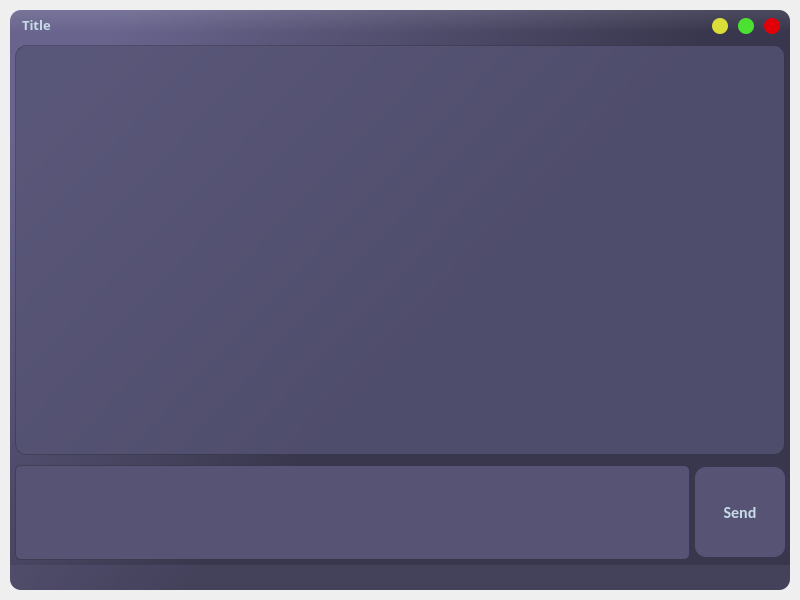
<?xml version="1.0" encoding="UTF-8"?>
<ui version="4.0">
 <class>chat_qwidget</class>
 <widget class="QWidget" name="chat_qwidget">
  <property name="geometry">
   <rect>
    <x>0</x>
    <y>0</y>
    <width>800</width>
    <height>600</height>
   </rect>
  </property>
  <property name="minimumSize">
   <size>
    <width>800</width>
    <height>600</height>
   </size>
  </property>
  <property name="font">
   <font>
    <family>Candara</family>
    <pointsize>10</pointsize>
   </font>
  </property>
  <property name="windowTitle">
   <string>Form</string>
  </property>
  <property name="styleSheet">
   <string notr="true">border: none;
border-radius: 11px;</string>
  </property>
  <layout class="QVBoxLayout" name="chat_qwidget_vlayout">
   <property name="spacing">
    <number>0</number>
   </property>
   <property name="leftMargin">
    <number>10</number>
   </property>
   <property name="topMargin">
    <number>10</number>
   </property>
   <property name="rightMargin">
    <number>10</number>
   </property>
   <property name="bottomMargin">
    <number>10</number>
   </property>
   <item>
    <widget class="QFrame" name="chat_qframe">
     <property name="font">
      <font>
       <family>Candara</family>
       <pointsize>10</pointsize>
      </font>
     </property>
     <property name="styleSheet">
      <string notr="true">border:none;
border-radius: 11px;
background-color: qlineargradient(spread:pad, x1:0.124, y1:0.0454545, x2:0.711403, y2:0.46, stop:0 rgba(104, 100, 141, 255), stop:0.870647 rgba(57, 55, 77, 255));</string>
     </property>
     <property name="frameShape">
      <enum>QFrame::NoFrame</enum>
     </property>
     <property name="frameShadow">
      <enum>QFrame::Raised</enum>
     </property>
     <layout class="QVBoxLayout" name="chat_qframe_layout">
      <property name="spacing">
       <number>0</number>
      </property>
      <property name="leftMargin">
       <number>0</number>
      </property>
      <property name="topMargin">
       <number>0</number>
      </property>
      <property name="rightMargin">
       <number>0</number>
      </property>
      <property name="bottomMargin">
       <number>0</number>
      </property>
      <item>
       <widget class="QFrame" name="top_frame">
        <property name="minimumSize">
         <size>
          <width>0</width>
          <height>30</height>
         </size>
        </property>
        <property name="maximumSize">
         <size>
          <width>16777215</width>
          <height>30</height>
         </size>
        </property>
        <property name="font">
         <font>
          <family>Candara</family>
          <pointsize>10</pointsize>
         </font>
        </property>
        <property name="styleSheet">
         <string notr="true">background-color: qlineargradient(spread:pad, x1:0.483, y1:0, x2:0.543, y2:1, stop:0 rgba(255, 255, 255, 25), stop:0.736318 rgba(255, 255, 255, 0));
border-bottom-right-radius: 0px;
border-bottom-left-radius: 0px;
border-top-right-radius: 11px;
border-top-left-radius: 11px;</string>
        </property>
        <property name="frameShape">
         <enum>QFrame::NoFrame</enum>
        </property>
        <property name="frameShadow">
         <enum>QFrame::Raised</enum>
        </property>
        <layout class="QHBoxLayout" name="top_layout">
         <property name="spacing">
          <number>0</number>
         </property>
         <property name="leftMargin">
          <number>0</number>
         </property>
         <property name="topMargin">
          <number>0</number>
         </property>
         <property name="rightMargin">
          <number>0</number>
         </property>
         <property name="bottomMargin">
          <number>0</number>
         </property>
         <item>
          <widget class="QFrame" name="title_frame">
           <property name="styleSheet">
            <string notr="true">background-color:none;</string>
           </property>
           <property name="frameShape">
            <enum>QFrame::StyledPanel</enum>
           </property>
           <property name="frameShadow">
            <enum>QFrame::Raised</enum>
           </property>
           <layout class="QHBoxLayout" name="title_layout">
            <property name="leftMargin">
             <number>12</number>
            </property>
            <property name="topMargin">
             <number>0</number>
            </property>
            <property name="rightMargin">
             <number>0</number>
            </property>
            <property name="bottomMargin">
             <number>0</number>
            </property>
            <item>
             <widget class="QLabel" name="title_lable">
              <property name="font">
               <font>
                <family>Candara</family>
                <pointsize>10</pointsize>
                <weight>75</weight>
                <bold>true</bold>
               </font>
              </property>
              <property name="styleSheet">
               <string notr="true">background-color:none;
border-radius: 0px;
color: rgb(199, 219, 232);</string>
              </property>
              <property name="text">
               <string>Title</string>
              </property>
             </widget>
            </item>
           </layout>
          </widget>
         </item>
         <item>
          <widget class="QFrame" name="button_frame">
           <property name="maximumSize">
            <size>
             <width>150</width>
             <height>16777215</height>
            </size>
           </property>
           <property name="styleSheet">
            <string notr="true">background-color: none;</string>
           </property>
           <property name="frameShape">
            <enum>QFrame::StyledPanel</enum>
           </property>
           <property name="frameShadow">
            <enum>QFrame::Raised</enum>
           </property>
           <layout class="QHBoxLayout" name="button_layout">
            <property name="spacing">
             <number>10</number>
            </property>
            <property name="leftMargin">
             <number>0</number>
            </property>
            <property name="topMargin">
             <number>2</number>
            </property>
            <property name="rightMargin">
             <number>10</number>
            </property>
            <property name="bottomMargin">
             <number>0</number>
            </property>
            <item>
             <spacer name="button_spacer">
              <property name="orientation">
               <enum>Qt::Horizontal</enum>
              </property>
              <property name="sizeHint" stdset="0">
               <size>
                <width>59</width>
                <height>20</height>
               </size>
              </property>
             </spacer>
            </item>
            <item>
             <widget class="QPushButton" name="minimize_button">
              <property name="minimumSize">
               <size>
                <width>16</width>
                <height>16</height>
               </size>
              </property>
              <property name="maximumSize">
               <size>
                <width>16</width>
                <height>16</height>
               </size>
              </property>
              <property name="styleSheet">
               <string notr="true">QPushButton{
	background-color: rgb(219, 222, 57);
	border-radius: 8px;
}
QPushButton:hover{
	background-color: rgb(199, 202, 51);
}</string>
              </property>
              <property name="text">
               <string/>
              </property>
             </widget>
            </item>
            <item>
             <widget class="QPushButton" name="window_button">
              <property name="minimumSize">
               <size>
                <width>16</width>
                <height>16</height>
               </size>
              </property>
              <property name="maximumSize">
               <size>
                <width>16</width>
                <height>16</height>
               </size>
              </property>
              <property name="styleSheet">
               <string notr="true">QPushButton{
	background-color: rgb(76, 225, 49);
	border-radius: 8px;
}
QPushButton:hover{
	background-color: rgb(72, 205, 45);
	border-radius: 8px;
}</string>
              </property>
              <property name="text">
               <string/>
              </property>
             </widget>
            </item>
            <item>
             <widget class="QPushButton" name="exit_button">
              <property name="minimumSize">
               <size>
                <width>16</width>
                <height>16</height>
               </size>
              </property>
              <property name="maximumSize">
               <size>
                <width>16</width>
                <height>16</height>
               </size>
              </property>
              <property name="styleSheet">
               <string notr="true">QPushButton{
	background-color: rgb(225, 0, 7);
	border-radius: 8px;
}
QPushButton:hover{
	background-color: rgb(205, 0, 7);
}</string>
              </property>
              <property name="text">
               <string/>
              </property>
             </widget>
            </item>
           </layout>
          </widget>
         </item>
        </layout>
       </widget>
      </item>
      <item>
       <widget class="QFrame" name="output_frame">
        <property name="styleSheet">
         <string notr="true">background-color: none;</string>
        </property>
        <property name="frameShape">
         <enum>QFrame::NoFrame</enum>
        </property>
        <property name="frameShadow">
         <enum>QFrame::Raised</enum>
        </property>
        <layout class="QVBoxLayout" name="output_layout">
         <property name="spacing">
          <number>0</number>
         </property>
         <property name="leftMargin">
          <number>5</number>
         </property>
         <property name="topMargin">
          <number>5</number>
         </property>
         <property name="rightMargin">
          <number>5</number>
         </property>
         <property name="bottomMargin">
          <number>5</number>
         </property>
         <item>
          <widget class="QTextBrowser" name="output_tbrowser">
           <property name="font">
            <font>
             <family>Calibri Light</family>
             <pointsize>11</pointsize>
            </font>
           </property>
           <property name="styleSheet">
            <string notr="true">QTextBrowser{
	background-color: rgb(86, 83, 116 , 200);
	border: 1px solid #000;
	border-color: rgba(0, 0, 0, 50);
	color: rgb(163, 219, 232);
	/*background-color: qradialgradient(spread:pad, cx:0.5, cy:0.5, radius:2, fx:0.5, fy:0.5, stop:0.263682 rgba(93, 90, 126, 255), stop:1 rgba(58, 56, 79, 255));*/
}
QScrollBar:vertical{
	border: none;
	background-color: rgb(69, 66, 93);
	width: 13px;
	margin: 16px 0px 16px 0px;
}
QScrollBar::handle:vertical{
	background-color: rgb(110, 106, 135);
	min-heigth:30px;
	border-radius:6px;
}
QScrollBar::handle:vertical:hover{
	background-color: rgb(103, 99, 139);
}
QScrollBar::handle:vertical:pressed{
	background-color: rgb(160, 189, 189);
}
QScrollBar::sub-line:vertical{
	border:none;
	background-color: rgb(128, 124, 158);
	height: 13px;
	border-top-left-radius: 6px;
	border-top-right-radius: 6px;
	subcontrol-position: top;
	subcontrol-origin: margin;
}
QScrollBar::sub-line:vertical:hover {
	background-color: rgb(103, 99, 139);
}
QScrollBar::sub-line:vertical:pressed {
	background-color: rgb(160, 189, 189);
}
QScrollBar::add-line:vertical{
	border:none;
	background-color: rgb(128, 124, 158);
	height: 13px;
	border-bottom-left-radius: 6px;
	border-bottom-right-radius: 6px;
	subcontrol-position: bottom;
	subcontrol-origin: margin;
}
QScrollBar::add-line:vertical:hover {
	background-color: rgb(103, 99, 139);
}
QScrollBar::add-line:vertical:pressed {
	background-color: rgb(160, 189, 189);
}
QScrollBar::up-arrow:vertical,QScrollBar::down-arrow:vertical{
	background-color: none;
}
QScrollBar::add-page:vertical,QScrollBar::sub-page:vertical{
	background-color: none;
}</string>
           </property>
           <property name="frameShape">
            <enum>QFrame::NoFrame</enum>
           </property>
           <property name="verticalScrollBarPolicy">
            <enum>Qt::ScrollBarAsNeeded</enum>
           </property>
           <property name="horizontalScrollBarPolicy">
            <enum>Qt::ScrollBarAlwaysOff</enum>
           </property>
          </widget>
         </item>
        </layout>
       </widget>
      </item>
      <item>
       <widget class="QFrame" name="input_frame">
        <property name="minimumSize">
         <size>
          <width>0</width>
          <height>105</height>
         </size>
        </property>
        <property name="maximumSize">
         <size>
          <width>16777215</width>
          <height>105</height>
         </size>
        </property>
        <property name="styleSheet">
         <string notr="true">background-color:none;</string>
        </property>
        <property name="frameShape">
         <enum>QFrame::NoFrame</enum>
        </property>
        <property name="frameShadow">
         <enum>QFrame::Raised</enum>
        </property>
        <layout class="QHBoxLayout" name="input_layout">
         <property name="spacing">
          <number>5</number>
         </property>
         <property name="leftMargin">
          <number>5</number>
         </property>
         <property name="topMargin">
          <number>5</number>
         </property>
         <property name="rightMargin">
          <number>5</number>
         </property>
         <property name="bottomMargin">
          <number>5</number>
         </property>
         <item>
          <widget class="QTextEdit" name="input_tedit">
           <property name="minimumSize">
            <size>
             <width>0</width>
             <height>95</height>
            </size>
           </property>
           <property name="maximumSize">
            <size>
             <width>16777215</width>
             <height>95</height>
            </size>
           </property>
           <property name="font">
            <font>
             <family>Calibri Light</family>
             <pointsize>10</pointsize>
            </font>
           </property>
           <property name="styleSheet">
            <string notr="true">QTextEdit{
	border: 1px solid #000;
	border-color: rgba(0, 0, 0, 50);
	border-radius: 6px;
	background-color: rgb(93, 90, 126);
	background-color: rgb(86, 83, 116);
	color: rgb(163, 219, 232);
}
QScrollBar:vertical{
	border: none;
	background-color: rgb(69, 66, 93);
	width: 13px;
	margin: 16px 0px 16px 0px;
}
QScrollBar::handle:vertical{
	background-color: rgb(110, 106, 135);
	min-heigth:30px;
	border-radius:6px;
}
QScrollBar::handle:vertical:hover{
	background-color: rgb(103, 99, 139);
}
QScrollBar::handle:vertical:pressed{
	background-color: rgb(160, 189, 189);
}
QScrollBar::sub-line:vertical{
	border:none;
	background-color: rgb(128, 124, 158);
	height: 13px;
	border-top-left-radius: 6px;
	border-top-right-radius: 6px;
	subcontrol-position: top;
	subcontrol-origin: margin;
}
QScrollBar::sub-line:vertical:hover {
	background-color: rgb(103, 99, 139);
}
QScrollBar::sub-line:vertical:pressed {
	background-color: rgb(160, 189, 189);
}
QScrollBar::add-line:vertical{
	border:none;
	background-color: rgb(128, 124, 158);
	height: 13px;
	border-bottom-left-radius: 6px;
	border-bottom-right-radius: 6px;
	subcontrol-position: bottom;
	subcontrol-origin: margin;
}
QScrollBar::add-line:vertical:hover {
	background-color: rgb(103, 99, 139);
}
QScrollBar::add-line:vertical:pressed {
	background-color: rgb(160, 189, 189);
}
QScrollBar::up-arrow:vertical,QScrollBar::down-arrow:vertical{
	background-color: none;
}
QScrollBar::add-page:vertical,QScrollBar::sub-page:vertical{
	background-color: none;
}</string>
           </property>
          </widget>
         </item>
         <item>
          <widget class="QPushButton" name="input_send_pbutton">
           <property name="minimumSize">
            <size>
             <width>90</width>
             <height>90</height>
            </size>
           </property>
           <property name="font">
            <font>
             <family>Calibri</family>
             <pointsize>12</pointsize>
             <weight>75</weight>
             <bold>true</bold>
            </font>
           </property>
           <property name="styleSheet">
            <string notr="true">QPushButton{
	background-color: rgb(92, 100, 111);
	background-color: rgb(86, 83, 116);
	color: rgb(199, 219, 232);
}
QPushButton:hover{
	background-color: rgb(74, 71, 100);
}
QPushButton:pressed{
	
	color: rgb(84, 92, 108);
	background-color: rgb(70, 77, 81);
	background-color: rgb(160, 189, 189);
}</string>
           </property>
           <property name="text">
            <string>Send</string>
           </property>
          </widget>
         </item>
        </layout>
       </widget>
      </item>
      <item>
       <widget class="QFrame" name="bottom_frame">
        <property name="minimumSize">
         <size>
          <width>0</width>
          <height>25</height>
         </size>
        </property>
        <property name="maximumSize">
         <size>
          <width>16777215</width>
          <height>25</height>
         </size>
        </property>
        <property name="font">
         <font>
          <family>Candara</family>
          <pointsize>10</pointsize>
         </font>
        </property>
        <property name="styleSheet">
         <string notr="true">background-color: rgb(112, 108, 147,50);
border-bottom-right-radius: 11px;
border-bottom-left-radius: 11px;
border-top-right-radius: 0px;
border-top-left-radius: 0px;</string>
        </property>
        <property name="frameShape">
         <enum>QFrame::StyledPanel</enum>
        </property>
        <property name="frameShadow">
         <enum>QFrame::Raised</enum>
        </property>
       </widget>
      </item>
     </layout>
    </widget>
   </item>
  </layout>
 </widget>
 <resources/>
 <connections/>
</ui>
